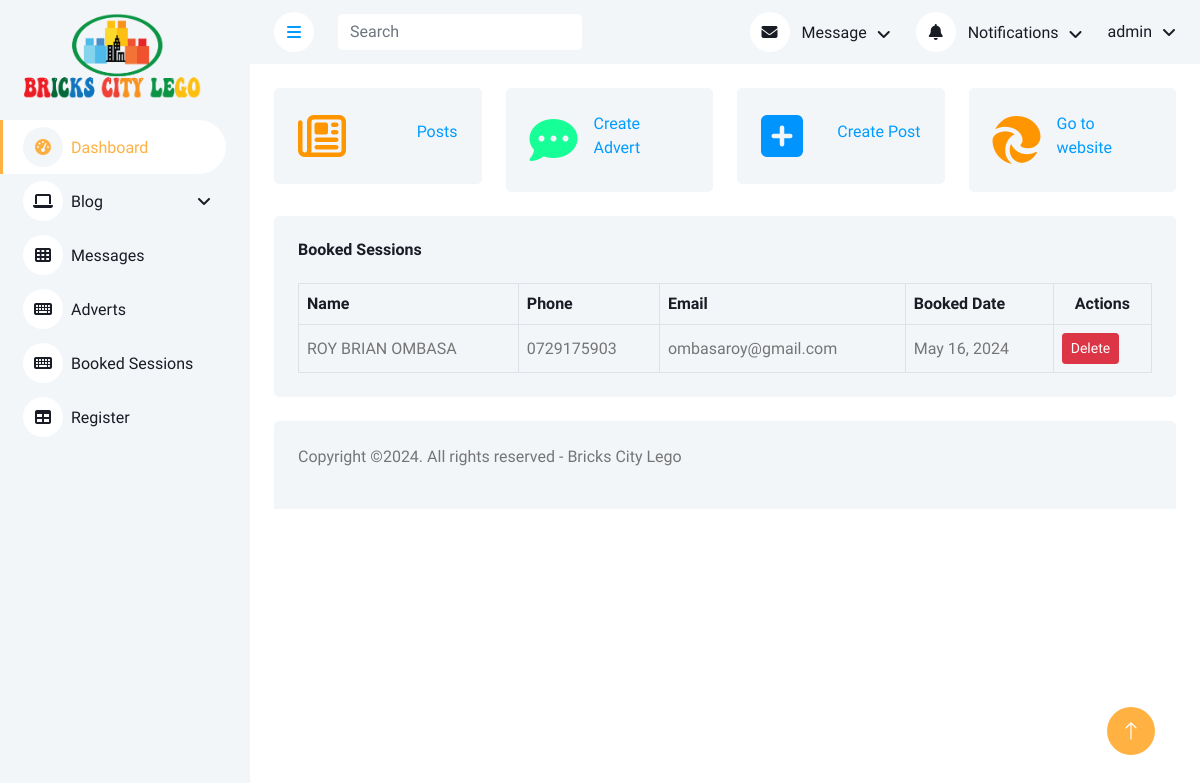
Page /bookedsessions/ (signed in) on the earlier database version.
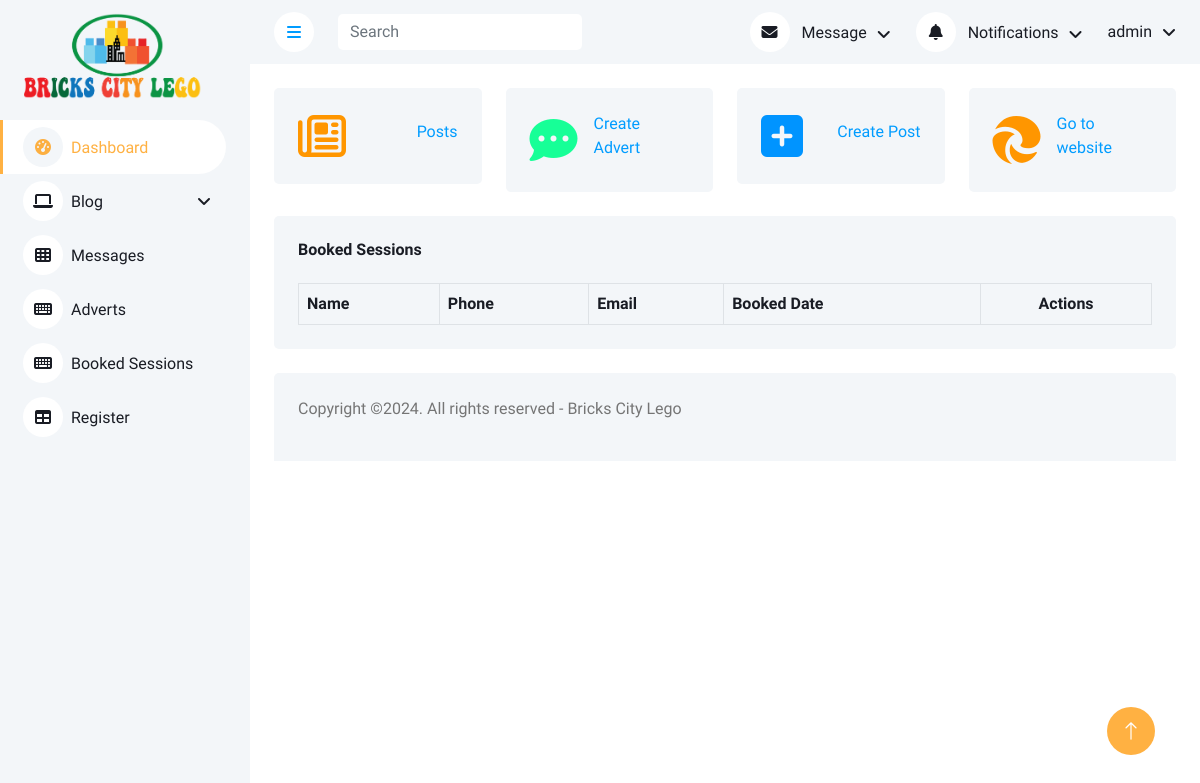
Same page on the later database version.
### BrickCity/models.py (models this page shows, shortened)
class BookSession(models.Model):
    fullname = models.CharField(max_length=150)
    phone = models.CharField(max_length=150)
    email = models.EmailField(max_length=100)
    date_booked = models.DateField(null=True, blank=True)
    date_created = models.DateTimeField(auto_now_add=True)

### BrickCity/views.py (the view)
# urls.py: path('bookedsessions/', views.bookedsessions, name='bookedsessions'),
@login_required(login_url='signin')
def bookedsessions(request):
    bookings = BookSession.objects.order_by('date_booked')
    context = {'bookings': bookings}
    return render(request, 'bricksadmin/bookedsessions.html', context)

### BrickCity/templates/bricksadmin/bookedsessions.html (shortened to what this page needs)
{% extends 'bricksadmin/base.html' %}
{% load static %}
{% block content %}
    {% include 'bricksadmin/stats.html' %}
            <div class="container-fluid pt-4 px-4">
                <div class="bg-light text-center rounded p-4">
                    <div class="d-flex align-items-center justify-content-between mb-4">
                        <h6 class="mb-0">Booked Sessions</h6>
                    </div>
                    <div class="table-responsive">
                        <table class="table text-start align-middle table-bordered table-hover mb-0">
                            <thead>
                                <tr class="text-dark">
                                    <th scope="col">Name</th>
                                    <th scope="col">Phone</th>
                                    <th scope="col">Email</th>
                                    <th scope="col">Booked Date</th>
                                    <th scope="col" style="text-align: center">Actions</th>
                                </tr>
                            </thead>
                            <tbody>
                            {% for booking in bookings %}
                                <tr>
                                    <td>{{ booking.fullname}}</td>
                                    <td>{{ booking.phone}}</td>
                                    <td>{{ booking.email}}</td>
                                    <td>{{ booking.date_booked}}</td>
                                    <td>
                                        <a class="btn btn-sm btn-danger" href="{% url 'deletebooking' booking.id %}">Delete</a>
                                    </td>
                                </tr>
                            {% endfor %}
                            </tbody>
                        </table>
                    </div>
                </div>
            </div>
{% endblock %}

Differences in the rows shown:
removed BookSession: fullname "ROY BRIAN OMBASA", phone "0729175903", email "ombasaroy@gmail.com", date_booked "May 16, 2024"
